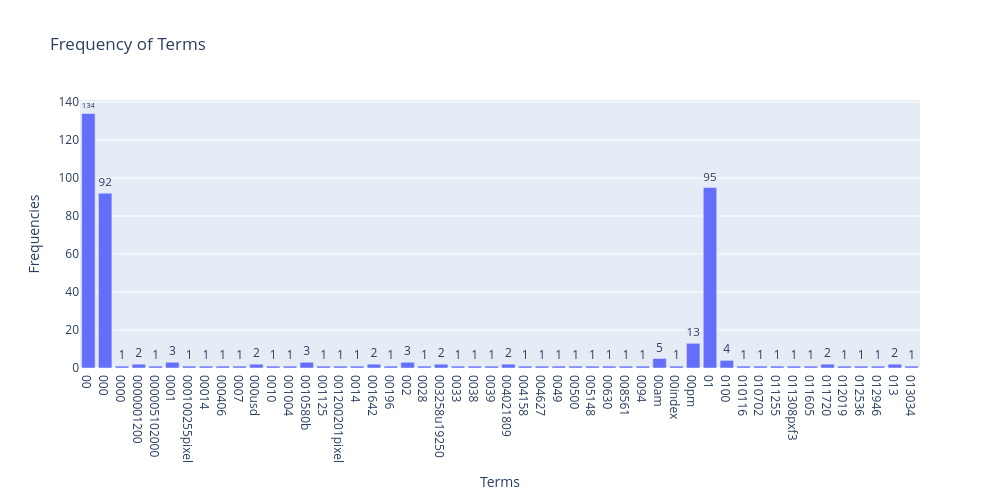

The notebook cell this image was saved under:
### Markdown cell above
### >>> **Exercise 12 (take home):**
If you want a nicer interactive visualization here, I would encourage you try to install and use plotly to achieve this.

### Code cell
# Answer here
# Exercise 12 (take home)
import plotly.express as px
import numpy as np

# 計算每個詞彙在所有文件中的總頻率
term_frequencies = np.asarray(X_counts.sum(axis=0)).ravel()

# 設定顯示前多少個詞
size = 50  

# 建立互動式長條圖
fig = px.bar(
    x=count_vect.get_feature_names_out()[:size], 
    y=term_frequencies[:size],
    title="Frequency of Terms",
    labels={"x": "Terms", "y": "Frequencies"}
)

# 顯示每個 bar 上的數字
fig.update_traces(text=term_frequencies[:size], textposition="outside")

# 圖片大小
fig.update_layout(width=1000, height=500)

fig.show()

### Figure 1 — Plotly figure (JSON) as saved in the notebook; plotly's stock layout.template omitted (floating-point values rounded to 4 significant figures)
{"data": [{"hovertemplate": "Terms=%{x}<br>Frequencies=%{y}<extra></extra>", "legendgroup": "", "marker": {"color": "#636efa", "pattern": {"shape": ""}}, "name": "", "orientation": "v", "showlegend": false, "text": [134.0, 92.0, 1.0, 2.0, 1.0, 3.0, 1.0, 1.0, 1.0, 1.0, 2.0, 1.0, 1.0, 3.0, 1.0, 1.0, 1.0, 2.0, 1.0, 3.0, 1.0, 2.0, 1.0, 1.0, 1.0, 2.0, 1.0, 1.0, 1.0, 1.0, 1.0, 1.0, 1.0, 1.0, 5.0, 1.0, 13.0, 95.0, 4.0, 1.0, 1.0, 1.0, 1.0, 1.0, 2.0, 1.0, 1.0, 1.0, 2.0, 1.0], "textposition": "outside", "type": "bar", "x": ["00", "000", "0000", "0000001200", "000005102000", "0001", "000100255pixel", "00014", "000406", "0007", "000usd", "0010", "001004", "0010580b", "001125", "001200201pixel", "0014", "001642", "00196", "002", "0028", "003258u19250", "0033", "0038", "0039", "004021809", "004158", "004627", "0049", "00500", "005148", "00630", "008561", "0094", "00am", "00index", "00pm", "01", "0100", "010116", "010702", "011255", "011308pxf3", "011605", "011720", "012019", "012536", "012946", "013", "013034"], "xaxis": "x", "y": [134, 92, 1, 2, 1, 3, 1, 1, 1, 1, 2, 1, 1, 3, 1, 1, 1, 2, 1, 3, 1, 2, 1, 1, 1, 2, 1, 1, 1, 1, 1, 1, 1, 1, 5, 1, 13, 95, 4, 1, 1, 1, 1, 1, 2, 1, 1, 1, 2, 1], "yaxis": "y"}], "layout": {"barmode": "relative", "height": 500, "legend": {"tracegroupgap": 0}, "title": {"text": "Frequency of Terms"}, "width": 1000, "xaxis": {"anchor": "y", "domain": [0, 1], "title": {"text": "Terms"}}, "yaxis": {"anchor": "x", "domain": [0, 1], "title": {"text": "Frequencies"}}}}
